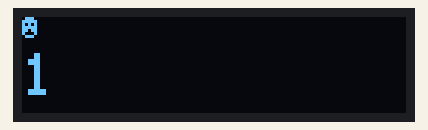
Recording of a sketch running on a simulated Arduino Uno, built with avr-gcc and run on an emulated ATmega328P. Parts: 128×32 one-colour display. What the sketch prints to the serial monitor is not drawn.

Above: at 0.15 s.
At 9.99 s:
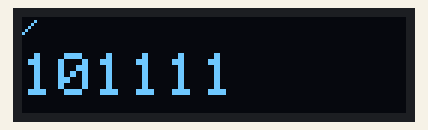
At 14.91 s:
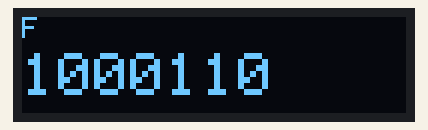
At 19.84 s:
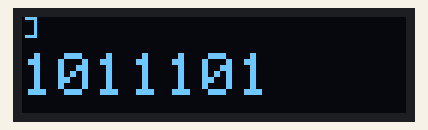
At 29.73 s:
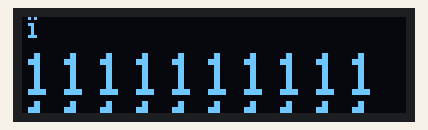
At 39.69 s:
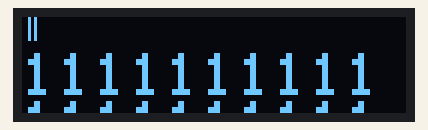

The sketch:

M1-01-OLED.ino
```cpp
/* Program : Tampilan OLED
 * Contoh memrogram OLED
 * (c) Eko M. Budi, 2022
 */

// pustaka I2C
// menyediakan obyek Wire
#include <Wire.h>

// pustaka OLED
#include <Adafruit_GFX.h>
#include <Adafruit_SSD1306.h>

// pesan obyek display
#define D_WIDTH   128
#define D_HEIGHT  32
#define D_RESET   4
#define D_ADDR    0x3C
Adafruit_SSD1306 oled(D_WIDTH, D_HEIGHT, &Wire, D_RESET);

// data
char counter=0;

void printCount() {
  oled.clearDisplay();

  // print desimal
  oled.setTextSize(1);
  oled.setCursor(0, 0);  // Start at top-left corner
  oled.print(counter);

  // print binary
  oled.setTextSize(2);
  oled.setCursor(0, 12);
  oled.print(counter, BIN);

  // keluarkan
  oled.display();
}

void setup(void)
{
  Serial.begin(9600);
  Serial.println("\nOLED Test");

  // siapkan OLED
  if (!oled.begin(SSD1306_SWITCHCAPVCC, D_ADDR)) {
    Serial.println("OLED allocation failed");
    for (;;); // Don't proceed, loop forever
  }
  oled.setFont();
  oled.setTextColor(WHITE);
}

void loop(void)
{
  // proses
  counter++;

  printCount();
  delay(200);
}
```
